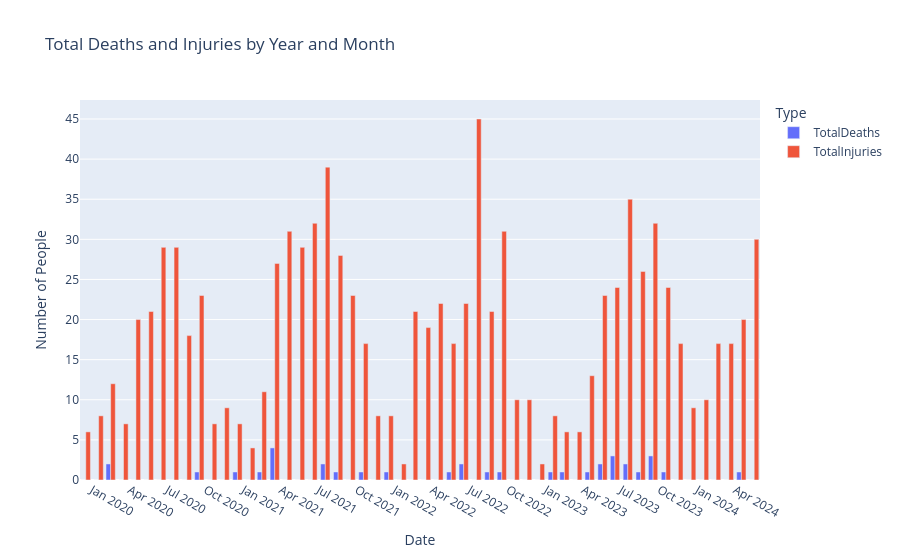

Notebook cell for this chart:
### Code cell
# Create the bar chart
fig = px.bar(df_melted, x='Date', y='Count', color='Type', barmode='group',
             title='Total Deaths and Injuries by Year and Month',
             labels={'Count': 'Number of People', 'Date': 'Date'})

# Update x-axis to show only quarterly months
fig.update_xaxes(
    dtick="M3",
    tickformat="%b %Y",
    ticklabelmode="period"
)

# Show the figure
fig.show()

### Figure 1 — Plotly figure (JSON) as saved in the notebook; plotly's stock layout.template omitted (floating-point values rounded to 4 significant figures)
{"data": [{"alignmentgroup": "True", "hovertemplate": "Type=TotalDeaths<br>Date=%{x}<br>Number of People=%{y}<extra></extra>", "legendgroup": "TotalDeaths", "marker": {"color": "#636efa", "pattern": {"shape": ""}}, "name": "TotalDeaths", "offsetgroup": "TotalDeaths", "orientation": "v", "showlegend": true, "textposition": "auto", "type": "bar", "x": ["2020-01-01T00:00:00", "2020-02-01T00:00:00", "2020-03-01T00:00:00", "2020-04-01T00:00:00", "2020-05-01T00:00:00", "2020-06-01T00:00:00", "2020-07-01T00:00:00", "2020-08-01T00:00:00", "2020-09-01T00:00:00", "2020-10-01T00:00:00", "2020-11-01T00:00:00", "2020-12-01T00:00:00", "2021-01-01T00:00:00", "2021-02-01T00:00:00", "2021-03-01T00:00:00", "2021-04-01T00:00:00", "2021-05-01T00:00:00", "2021-06-01T00:00:00", "2021-07-01T00:00:00", "2021-08-01T00:00:00", "2021-09-01T00:00:00", "2021-10-01T00:00:00", "2021-11-01T00:00:00", "2021-12-01T00:00:00", "2022-01-01T00:00:00", "2022-02-01T00:00:00", "2022-03-01T00:00:00", "2022-04-01T00:00:00", "2022-05-01T00:00:00", "2022-06-01T00:00:00", "2022-07-01T00:00:00", "2022-08-01T00:00:00", "2022-09-01T00:00:00", "2022-10-01T00:00:00", "2022-11-01T00:00:00", "2022-12-01T00:00:00", "2023-01-01T00:00:00", "2023-02-01T00:00:00", "2023-03-01T00:00:00", "2023-04-01T00:00:00", "2023-05-01T00:00:00", "2023-06-01T00:00:00", "2023-07-01T00:00:00", "2023-08-01T00:00:00", "2023-09-01T00:00:00", "2023-10-01T00:00:00", "2023-11-01T00:00:00", "2023-12-01T00:00:00", "2024-01-01T00:00:00", "2024-02-01T00:00:00", "2024-03-01T00:00:00", "2024-04-01T00:00:00", "2024-05-01T00:00:00", "2024-06-01T00:00:00"], "xaxis": "x", "y": [0, 0, 2, 0, 0, 0, 0, 0, 0, 1, 0, 0, 1, 0, 1, 4, 0, 0, 0, 2, 1, 0, 1, 0, 1, 0, 0, 0, 0, 1, 2, 0, 1, 1, 0, 0, 0, 1, 1, 0, 1, 2, 3, 2, 1, 3, 1, 0, 0, 0, 0, 0, 1, 0], "yaxis": "y"}, {"alignmentgroup": "True", "hovertemplate": "Type=TotalInjuries<br>Date=%{x}<br>Number of People=%{y}<extra></extra>", "legendgroup": "TotalInjuries", "marker": {"color": "#EF553B", "pattern": {"shape": ""}}, "name": "TotalInjuries", "offsetgroup": "TotalInjuries", "orientation": "v", "showlegend": true, "textposition": "auto", "type": "bar", "x": ["2020-01-01T00:00:00", "2020-02-01T00:00:00", "2020-03-01T00:00:00", "2020-04-01T00:00:00", "2020-05-01T00:00:00", "2020-06-01T00:00:00", "2020-07-01T00:00:00", "2020-08-01T00:00:00", "2020-09-01T00:00:00", "2020-10-01T00:00:00", "2020-11-01T00:00:00", "2020-12-01T00:00:00", "2021-01-01T00:00:00", "2021-02-01T00:00:00", "2021-03-01T00:00:00", "2021-04-01T00:00:00", "2021-05-01T00:00:00", "2021-06-01T00:00:00", "2021-07-01T00:00:00", "2021-08-01T00:00:00", "2021-09-01T00:00:00", "2021-10-01T00:00:00", "2021-11-01T00:00:00", "2021-12-01T00:00:00", "2022-01-01T00:00:00", "2022-02-01T00:00:00", "2022-03-01T00:00:00", "2022-04-01T00:00:00", "2022-05-01T00:00:00", "2022-06-01T00:00:00", "2022-07-01T00:00:00", "2022-08-01T00:00:00", "2022-09-01T00:00:00", "2022-10-01T00:00:00", "2022-11-01T00:00:00", "2022-12-01T00:00:00", "2023-01-01T00:00:00", "2023-02-01T00:00:00", "2023-03-01T00:00:00", "2023-04-01T00:00:00", "2023-05-01T00:00:00", "2023-06-01T00:00:00", "2023-07-01T00:00:00", "2023-08-01T00:00:00", "2023-09-01T00:00:00", "2023-10-01T00:00:00", "2023-11-01T00:00:00", "2023-12-01T00:00:00", "2024-01-01T00:00:00", "2024-02-01T00:00:00", "2024-03-01T00:00:00", "2024-04-01T00:00:00", "2024-05-01T00:00:00", "2024-06-01T00:00:00"], "xaxis": "x", "y": [6, 8, 12, 7, 20, 21, 29, 29, 18, 23, 7, 9, 7, 4, 11, 27, 31, 29, 32, 39, 28, 23, 17, 8, 8, 2, 21, 19, 22, 17, 22, 45, 21, 31, 10, 10, 2, 8, 6, 6, 13, 23, 24, 35, 26, 32, 24, 17, 9, 10, 17, 17, 20, 30], "yaxis": "y"}], "layout": {"barmode": "group", "legend": {"title": {"text": "Type"}, "tracegroupgap": 0}, "title": {"text": "Total Deaths and Injuries by Year and Month"}, "xaxis": {"anchor": "y", "domain": [0, 1], "dtick": "M3", "tickformat": "%b %Y", "ticklabelmode": "period", "title": {"text": "Date"}}, "yaxis": {"anchor": "x", "domain": [0, 1], "title": {"text": "Number of People"}}}}
